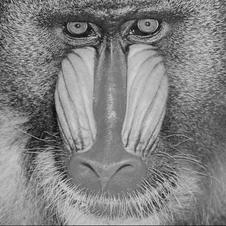
%> input picture problem set-5/baboon.bmp, 226 x 226 px, shrunk from 512 x 512 before the run
$ octave p5.m   (GNU Octave 9; MATLAB toolbox functions it lacks are replaced by stand-ins)
%> lines starting %> are read from the running program, lines starting %| are printed output that depends on the picture
%% P5 Image Information
clc
clear
close all

% part 1
img1=imread('baboon.bmp');
%> img1 is the input picture: size 226x226 uint8; min 2, max 213, mean 129.7
img2=imread('flower.bmp');
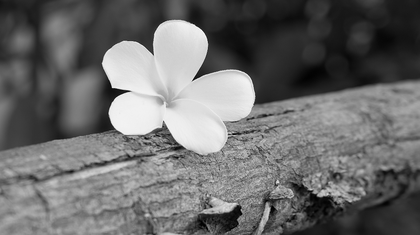
%> input picture problem set-5/flower.bmp, 420 x 235 px, shrunk from 950 x 531 before the run
%> img2 is the input picture: size 235x420x3 uint8; min 0, max 251, mean 107.1
% picture baboon
figure;
[c1,x1]=imhist(img1);
%> c1 = 256 values, max 611 at index 122, min 0 at index 1, mean 199.5; x1 = 256 values from 0 to 255
stem(x1,c1);
title('histogram image baboon')
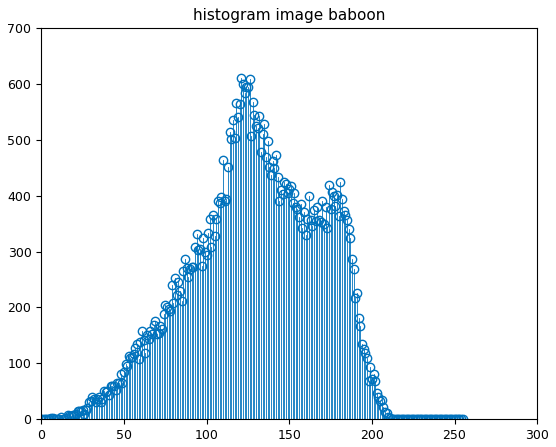
%> figure redrawn from the program's plot data; highest point at x = 121, y = 611
x1=transpose(x1);
M1=size(img1,1);
%> M1 = 226
N1=size(img1,2);
%> N1 = 226
n1= M1*N1; %total number of pixels
%> n1 = 51076
p1=x1/n1;  % probability
%> p1 = 256 values from 0 to 0.00499

for i=1:size(p1)
    if p1(i)==0
        p1(i)=[];
    end
end
%> after the loop, p1 = 255 values from 1.96e-05 to 0.00499
entropy1= -sum(p1 .*log(p1)); %entropy
%> entropy1 = 3.71

% picture flower
figure;
[c2,x2]=imhist(img2(:,:,1));
%> c2 = 256 values, max 955 at index 27, min 0 at index 253, mean 385.5; x2 = 256 values from 0 to 255
stem(x2,c2);
title('histogram image flower')
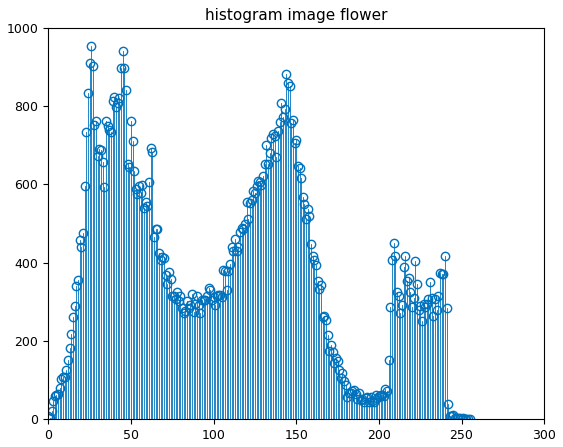
%> figure redrawn from the program's plot data; highest point at x = 26, y = 955
x2=transpose(x2);
M2=size(img2,1);
%> M2 = 235
N2=size(img2,2);
%> N2 = 420
n2= M2*N2; %total number of pixels
%> n2 = 98700
p2=x2/n2;  % probability
%> p2 = 256 values from 0 to 0.00258

for i=1:size(p2)
    if p2(i)==0
        p2(i)=[];
    end
end
%> after the loop, p2 = 255 values from 1.01e-05 to 0.00258
entropy2= -sum(p2 .*log(p2)); %entropy
%> entropy2 = 2.14

% part 2
% maximum entropy will occure when all probabilities have same value

% part 3
